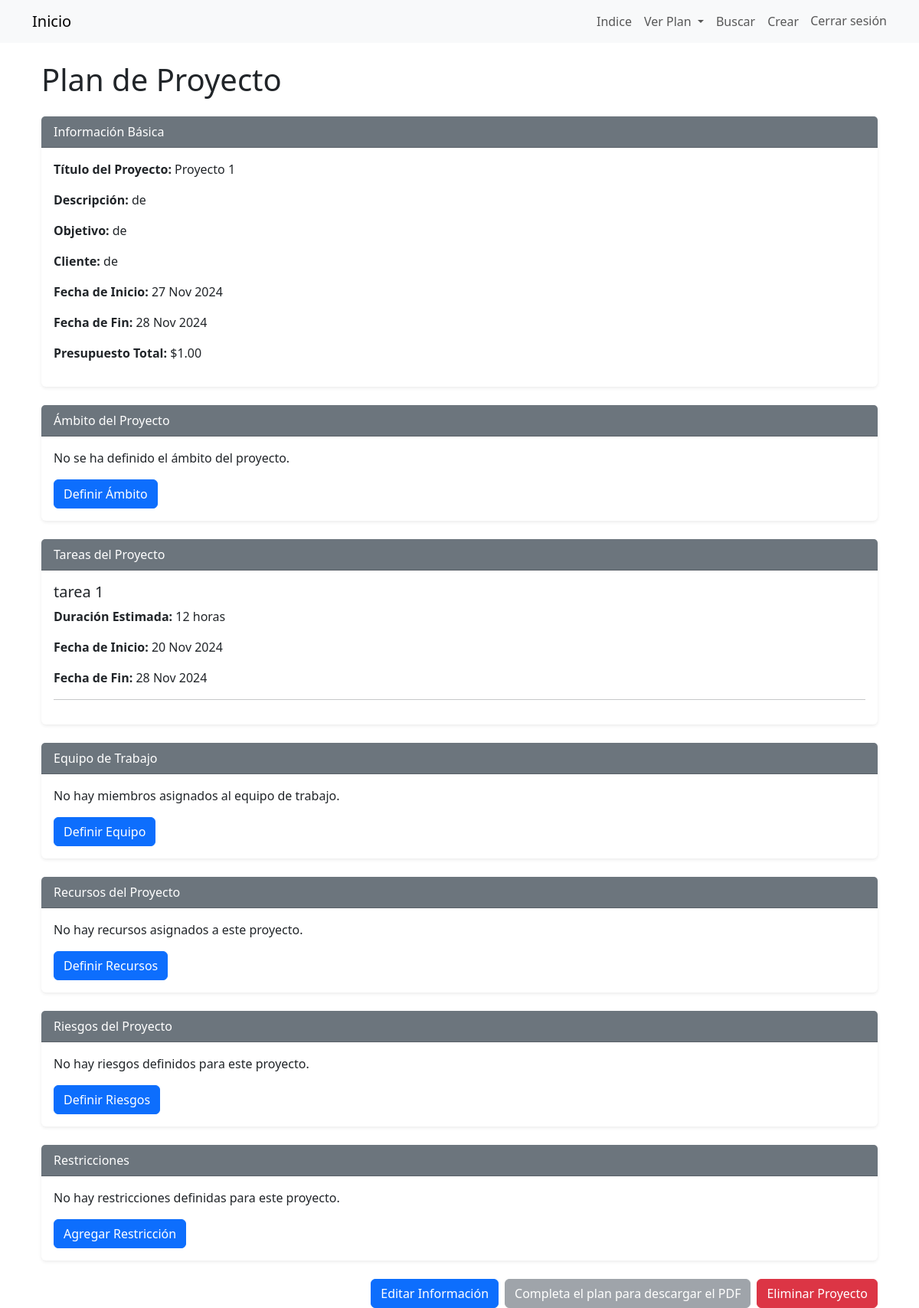
Page /project-plan/19/ (signed in) on the earlier database version.
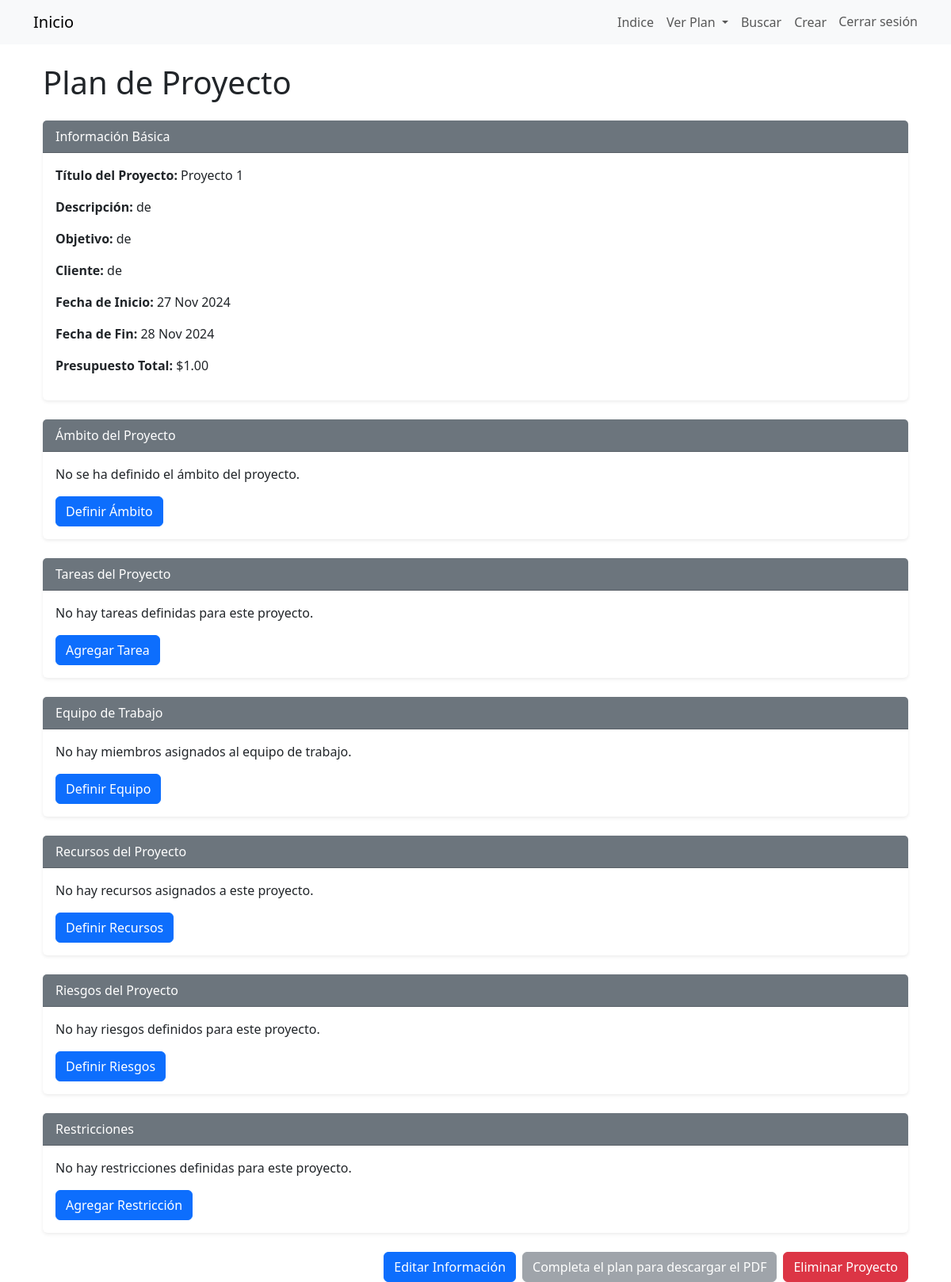
Same page on the later database version.
### creadorAPP/models.py (models this page shows, shortened)
class ProjectPlan(models.Model):
    created_by = models.ForeignKey(User, on_delete=models.CASCADE)
    title = models.CharField(max_length=100,blank=True, default='')
    description = models.TextField(blank=True, default='')
    objetive = models.TextField(blank=True, default='')
    clientName = models.CharField(max_length=50,blank=True, default='')
    startDate = models.DateField(blank=True, default='')
    endDate = models.DateField(blank=True, default='')
    presupuestoTotal = models.DecimalField(
        max_digits=12,
        decimal_places=2,
        null=True,
        blank=True,
        help_text="Presupuesto total del proyecto en USD."
        )

class Task(models.Model):
    project = models.ForeignKey(ProjectPlan, on_delete=models.CASCADE, related_name='tasks')
    name = models.CharField(max_length=255,blank=True, default='',verbose_name='Nombre')
    description = models.CharField(
        max_length=255,
        blank=True,
        null=True,
        verbose_name='Descripción'
    )
    estimated_duration = models.PositiveIntegerField(blank=True, default='',verbose_name='Duración Estimada')
    created_at = models.DateTimeField(auto_now_add=True)
    start_date = models.DateField(null=True, blank=True,verbose_name='Fecha de inicio')  # Campo para la fecha de inicio
    end_date = models.DateField(null=True, blank=True,verbose_name='Fecha de fin')    # Campo para la fecha de fin

### creadorAPP/views.py (the view)
# urls.py: path('project-plan/<int:project_id>/', views.view_project_plan, name='view_project_plan'),
@login_required
def view_project_plan(request, project_id):
    project_plan = get_object_or_404(ProjectPlan, id=project_id)
    ambito = AmbitoProyecto.objects.filter(project_id=project_id)
    tasks = Task.objects.filter(project_id=project_id)
    team = WorkTeamMember.objects.filter(project_id=project_id)
    resources = Resource.objects.filter(project_id=project_id)
    restrictions = Restriccion.objects.filter(proyecto_id=project_id)
    risks = ProjectRisks.objects.filter(project_plan_id=project_id)
    context = {
        'project_plan': project_plan,
        'ambito': ambito,
        'tasks': tasks,
        'team': team,
        'resources': resources,
        'restrictions': restrictions,
        'risks': risks,
        'project_id': project_id,
    }
    return render(request, 'projects/view_project_plan.html', context)

### creadorAPP/templates/projects/view_project_plan.html (shortened to what this page needs)
{% extends 'base.html' %}
{% block content %}
<div class="container mt-4">
  <h1 class="mb-4 text-dark">Plan de Proyecto</h1>
  {% if project_plan %}
  <div class="card mb-4 border-0 shadow-sm">
    <div class="card-header bg-secondary text-white">Información Básica</div>
    <div class="card-body">
      <p><strong>Título del Proyecto:</strong> {{ project_plan.title }}</p>
      <p><strong>Descripción:</strong> {{ project_plan.description }}</p>
      <p><strong>Objetivo:</strong> {{ project_plan.objetive }}</p>
      <p><strong>Cliente:</strong> {{ project_plan.clientName }}</p>
      <p><strong>Fecha de Inicio:</strong> {{ project_plan.startDate|date:"d M Y" }}</p>
      <p><strong>Fecha de Fin:</strong> {{ project_plan.endDate|date:"d M Y" }}</p>
      <p><strong>Presupuesto Total:</strong> ${{ project_plan.presupuestoTotal }}</p>
    </div>
  </div>
  <div class="card mb-4 border-0 shadow-sm">
    <div class="card-header bg-secondary text-white">Ámbito del Proyecto</div>
    <div class="card-body">
      {% for item in ambito %}
      <p>{{ item.descripcion_ambito }}</p>
      <p><strong>Características principales:</strong> {{ item.caracteristicas_principales }}</p>
      <p><strong>Limitaciones:</strong> {{ item.limitaciones }}</p>
      {% empty %}
      <p>No se ha definido el ámbito del proyecto.</p>
      <a href="{% url 'definir_ambito_proyecto' project_id=project_plan.id %}" class="btn btn-primary">Definir Ámbito</a>
      {% endfor %}
    </div>
  </div>
  <div class="card mb-4 border-0 shadow-sm">
    <div class="card-header bg-secondary text-white">Tareas del Proyecto</div>
    <div class="card-body">
      {% for task in tasks %}
      <h5>{{ task.name }}</h5>
      <p><strong>Duración Estimada:</strong> {{ task.estimated_duration }} horas</p>
      <p><strong>Fecha de Inicio:</strong> {{ task.start_date|date:"d M Y" }}</p>
      <p><strong>Fecha de Fin:</strong> {{ task.end_date|date:"d M Y" }}</p>
      <hr />
      {% empty %}
      <p>No hay tareas definidas para este proyecto.</p>
      <a href="{% url 'add_task' project_id=project_plan.id %}" class="btn btn-primary">Agregar Tarea</a>
      {% endfor %}
    </div>
  </div>
  <div class="card mb-4 border-0 shadow-sm">
    <div class="card-header bg-secondary text-white">Equipo de Trabajo</div>
    <div class="card-body">
      {% for member in team %}
      <h5>{{ member.name }}</h5>
      <p><strong>Rol:</strong> {{ member.role }}</p>
      <hr />
      {% empty %}
      <p>No hay miembros asignados al equipo de trabajo.</p>
      <a href="{% url 'define_work_team' project_id=project_plan.id %}" class="btn btn-primary">Definir Equipo</a>
      {% endfor %}
    </div>
  </div>
  <div class="card mb-4 border-0 shadow-sm">
    <div class="card-header bg-secondary text-white">Recursos del Proyecto</div>
    <div class="card-body">
      {% for resource in resources %}
      <h5>{{ resource.name }}</h5>
      <p><strong>Tipo:</strong> {{ resource.resource_type }}</p>
      <p><strong>Cantidad:</strong> {{ resource.quantity_estimated }}</p>
      <hr />
      {% empty %}
      <p>No hay recursos asignados a este proyecto.</p>
      <a href="{% url 'define_resources' project_id=project_plan.id %}" class="btn btn-primary">Definir Recursos</a>
      {% endfor %}
    </div>
  </div>
  <div class="card mb-4 border-0 shadow-sm">
    <div class="card-header bg-secondary text-white">Riesgos del Proyecto</div>
    <div class="card-body">
      {% for risk in risks %}
      <h5>{{ risk.risk_identifier }}</h5>
      <p><strong>Descripción:</strong> {{ risk.description }}</p>
      <p><strong>Tipo de Riesgo:</strong> {{ risk.risk_type }}</p>
      <p><strong>Impacto:</strong> {{ risk.severity_level }}</p>
      <hr />
      {% empty %}
      <p>No hay riesgos definidos para este proyecto.</p>
      <a href="{% url 'define_risks' project_id=project_plan.id %}" class="btn btn-primary">Definir Riesgos</a>
      {% endfor %}
    </div>
  </div>
  <div class="card mb-4 border-0 shadow-sm">
    <div class="card-header bg-secondary text-white">Restricciones</div>
    <div class="card-body">
      {% for restriction in restrictions %}
      <p>{{ restriction.descripcion }}</p>
      <hr />
      {% empty %}
      <p>No hay restricciones definidas para este proyecto.</p>
      <a href="{% url 'agregar_restriccion' project_id=project_plan.id %}" class="btn btn-primary">Agregar Restricción</a>
      {% endfor %}
    </div>
  </div>
  <div class="d-flex justify-content-end mt-4">
    <a href="{% url 'edit_project_plan' project_id %}" class="btn btn-primary me-2">Editar Información</a>
    {% if project_plan.title and project_plan.description and project_plan.objetive and ambito and tasks and team and resources and risks and restrictions %}
      <a href="{% url 'descargar_plan_completo' project_id %}" class="btn btn-success me-2">Descargar PDF</a>
    {% else %}
      <button class="btn btn-secondary me-2" disabled>Completa el plan para descargar el PDF</button>
    {% endif %}
    <a href="{% url 'delete_project_plan' project_id %}" class="btn btn-danger">Eliminar Proyecto</a>
  </div>
  {% else %}
  <p>No se ha definido el plan de proyecto aún.</p>
  {% endif %}
</div>
{% endblock %}

### creadorAPP/templates/base.html (shortened to what this page needs)
<!DOCTYPE html>
<html lang="es">
  <head>
    <link
      href="https://cdn.jsdelivr.net/npm/bootstrap@5.3.0-alpha1/dist/css/bootstrap.min.css"
      rel="stylesheet"
    />
  </head>
  <body>
    <nav class="navbar navbar-expand-lg navbar-light bg-light">
      <div class="container">
        <a class="navbar-brand" href="{% url 'home' %}">Inicio</a>
        <div class="collapse navbar-collapse" id="navbarNav">
          <ul class="navbar-nav ms-auto">
            <li class="nav-item">
              {% if project_id %}
                <a class="nav-link" href="{% url 'indice' project_id %}">Indice</a>
              {% else %}
                <a class="nav-link disabled" href="#">Indice</a>
              {% endif %}
            </li>
            <li class="nav-item dropdown">
              {% if project_id %}
                <a
                  class="nav-link dropdown-toggle"
                  href="{% url 'view_project_plan' project_id %}"
                  id="navbarDropdown"
                  role="button"
                  data-bs-toggle="dropdown"
                  aria-expanded="false"
                >
                  Ver Plan
                </a>
              {% else %}
                <a class="nav-link disabled" href="#">Ver Plan</a>
              {% endif %}
            </li>
            <li class="nav-item">
              <a class="nav-link" href="{% url 'search' %}">Buscar</a>
            </li>
            <li class="nav-item">
              <a class="nav-link" href="{% url 'define_project_plan' %}">
                Crear
              </a>
            </li>
            <li class="nav-item">
              <form action="{% url 'logout' %}" method="POST" style="display: inline">
                <button
                  type="submit"
                  class="btn btn-link nav-link"
                  style="display: inline; padding: 0; margin-top: 7px; margin-left: 7px;"
                >
                  Cerrar sesión
                </button>
              </form>
            </li>
          </ul>
        </div>
      </div>
    </nav>
    <div class="container mt-4">
      {% block content %}
      {% endblock %}
    </div>
  </body>
</html>

Differences in the rows shown:
removed Task: name "tarea 1", estimated_duration "12", start_date "20 Nov 2024", end_date "28 Nov 2024"
Other differences:
text now shown: "No hay tareas definidas para este proyecto. Agregar Tarea"
